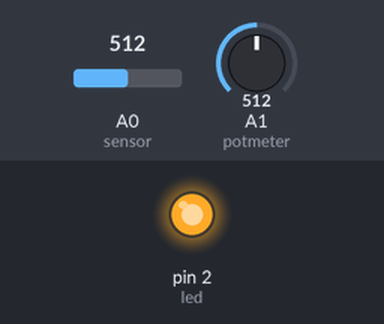
A sketch run on a simulated Arduino Uno, built with avr-gcc and run on an emulated ATmega328P. On the bench: output pins drawn as LEDs (lit = HIGH). The test bench sets the inputs (shaded band); at power-on: A0 (sensor) = 512, A1 (potmeter) = 512. What the sketch prints to the serial monitor is not drawn.

Above: at 1.8 s.
1.9 s: A0 (sensor) set to 520
At 2.5 s:
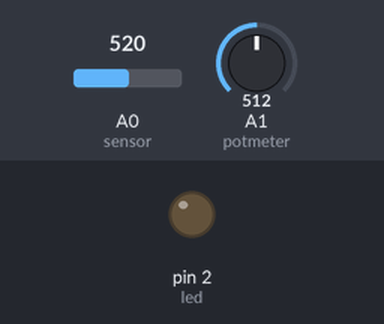
3.5 s: A0 (sensor) set to 511
At 5.2 s:
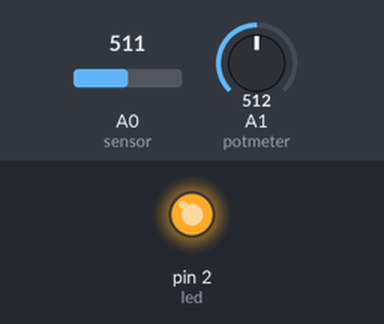
5.5 s: A0 (sensor) set to 716
At 6.9 s:
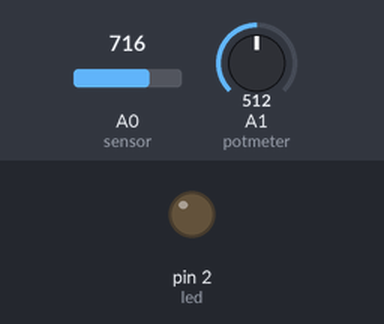
Timing chart, 0 to 8.5 s (numbered marks = the images above; inputs shaded):
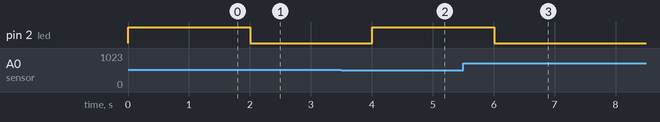

Measured:
- the behaviour switches between 512 and 513 on A0 (sensor) (found by bisection; images 0 and 1)
- after the input at 1.9 s, pin 2 (led): HIGH → LOW after 0.10 s
- after the input at 3.5 s, pin 2 (led): LOW → HIGH after 0.50 s
- after the input at 5.5 s, pin 2 (led): HIGH → LOW after 0.51 s

The sketch:

Bed_Light.ino
```cpp
const int led = 2;
const int sensor = A0;
const int potmeter = A1;


void setup() {
  // put your setup code here, to run once:
  Serial.begin(9600);
  pinMode(led, OUTPUT);
  pinMode(sensor, OUTPUT);
  pinMode(potmeter, INPUT);
}

void loop() {
  // put your main code here, to run repeatedly:
  int drempelWaarde = analogRead(potmeter);
  Serial.print("Dempelwaarde: ");
  Serial.print(drempelWaarde);
  Serial.print("  | " );


  int sensorWaarde = analogRead(sensor);
  Serial.print("(");
  Serial.print(sensorWaarde);
  Serial.print(")");
  Serial.print("\n");
  if (sensorWaarde <= drempelWaarde) {
    digitalWrite(led, HIGH);
    Serial.print("Nacht lampje aan");
  } else {
    digitalWrite(led, LOW);
    Serial.print("Nacht lampje uit");
  }
  delay(1000);
}
```
